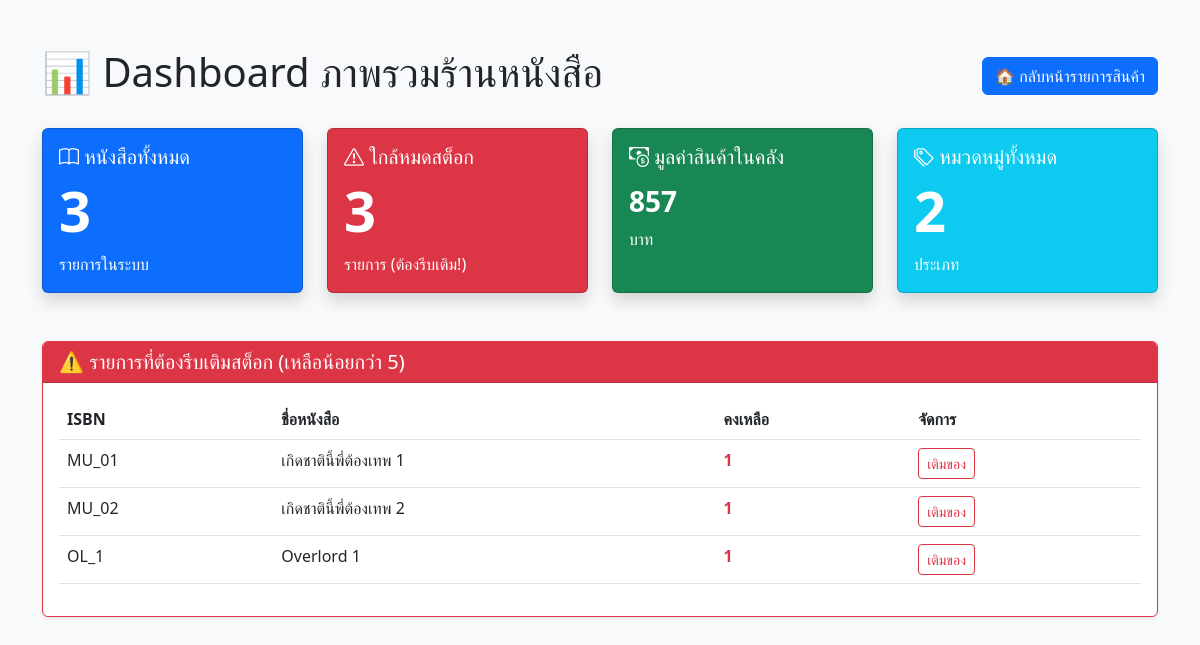
The app's page /dashboard.php (signed in) with its own data.
### tables this page shows
CREATE TABLE `books` (
  `id` int(11) NOT NULL,
  `isbn` varchar(20) NOT NULL,
  `title` varchar(255) NOT NULL,
  `author` varchar(255) DEFAULT NULL,
  `price` decimal(10,2) DEFAULT 0.00,
  `stock` int(11) DEFAULT 0,
  `image` varchar(255) DEFAULT NULL,
  `created_at` timestamp NOT NULL DEFAULT current_timestamp(),
  `category_id` int(11) DEFAULT NULL
);

### dashboard.php (the view, shortened to what this page needs)
<?php
require_once 'db_connect.php';
$sql_count = "SELECT COUNT(*) as total FROM books";
$res_count = $conn->query($sql_count);
$row_count = $res_count->fetch_assoc();
$total_books = $row_count['total'];
$sql_value = "SELECT SUM(price * stock) as total_value FROM books";
$res_value = $conn->query($sql_value);
$row_value = $res_value->fetch_assoc();
$total_value = $row_value['total_value'];
$sql_low = "SELECT COUNT(*) as low_stock FROM books WHERE stock < 5";
$res_low = $conn->query($sql_low);
$row_low = $res_low->fetch_assoc();
$low_stock = $row_low['low_stock'];
$sql_cat = "SELECT COUNT(*) as total_cat FROM categories";
$res_cat = $conn->query($sql_cat);
$row_cat = $res_cat->fetch_assoc();
$total_cat = $row_cat['total_cat'];
?>
<!DOCTYPE html>
<html lang="th">
<head>
    <link href="https://cdn.jsdelivr.net/npm/bootstrap@5.3.0/dist/css/bootstrap.min.css" rel="stylesheet">
    <link rel="stylesheet" href="https://cdn.jsdelivr.net/npm/bootstrap-icons@1.11.0/font/bootstrap-icons.css">
</head>
<body class="bg-light">
    <div class="container mt-5">
        <div class="d-flex justify-content-between align-items-center mb-4">
            <h1>📊 Dashboard ภาพรวมร้านหนังสือ</h1>
            <a href="index.php" class="btn btn-primary">🏠 กลับหน้ารายการสินค้า</a>
        </div>
        <div class="row g-4">
            <div class="col-md-3">
                <div class="card text-white bg-primary h-100 shadow">
                    <div class="card-body">
                        <h5 class="card-title"><i class="bi bi-book"></i> หนังสือทั้งหมด</h5>
                        <h2 class="display-4 fw-bold"><?php echo $total_books; ?></h2>
                        <p class="card-text">รายการในระบบ</p>
                    </div>
                </div>
            </div>
            <div class="col-md-3">
                <div class="card text-white bg-danger h-100 shadow">
                    <div class="card-body">
                        <h5 class="card-title"><i class="bi bi-exclamation-triangle"></i> ใกล้หมดสต็อก</h5>
                        <h2 class="display-4 fw-bold"><?php echo $low_stock; ?></h2>
                        <p class="card-text">รายการ (ต้องรีบเติม!)</p>
                    </div>
                </div>
            </div>
            <div class="col-md-3">
                <div class="card text-white bg-success h-100 shadow">
                    <div class="card-body">
                        <h5 class="card-title"><i class="bi bi-cash-coin"></i> มูลค่าสินค้าในคลัง</h5>
                        <h3 class="fw-bold mt-3"><?php echo number_format($total_value); ?></h3>
                        <p class="card-text">บาท</p>
                    </div>
                </div>
            </div>
            <div class="col-md-3">
                <div class="card text-white bg-info h-100 shadow">
                    <div class="card-body">
                        <h5 class="card-title"><i class="bi bi-tags"></i> หมวดหมู่ทั้งหมด</h5>
                        <h2 class="display-4 fw-bold"><?php echo $total_cat; ?></h2>
                        <p class="card-text">ประเภท</p>
                    </div>
                </div>
            </div>
        </div>
        <?php if($low_stock > 0): ?>
        <div class="card mt-5 border-danger shadow-sm">
            <div class="card-header bg-danger text-white">
                <h5 class="mb-0">⚠️ รายการที่ต้องรีบเติมสต็อก (เหลือน้อยกว่า 5)</h5>
            </div>
            <div class="card-body">
                <table class="table table-hover">
                    <thead>
                        <tr>
                            <th>ISBN</th>
                            <th>ชื่อหนังสือ</th>
                            <th>คงเหลือ</th>
                            <th>จัดการ</th>
                        </tr>
                    </thead>
                    <tbody>
                        <?php
                        $sql_alert = "SELECT * FROM books WHERE stock < 5 ORDER BY stock ASC";
                        $res_alert = $conn->query($sql_alert);
                        while($row = $res_alert->fetch_assoc()):
                        ?>
                        <tr>
                            <td><?php echo $row['isbn']; ?></td>
                            <td><?php echo $row['title']; ?></td>
                            <td class="text-danger fw-bold"><?php echo $row['stock']; ?></td>
                            <td>
                                <a href="edit.php?id=<?php echo $row['id']; ?>" class="btn btn-sm btn-outline-danger">เติมของ</a>
                            </td>
                        </tr>
                        <?php endwhile; ?>
                    </tbody>
                </table>
            </div>
        </div>
        <?php endif; ?>
    </div>
</body>
</html>

### records on screen
books: isbn "MU_01", title "เกิดชาตินี้พี่ต้องเทพ 1", stock "1"
books: isbn "MU_02", title "เกิดชาตินี้พี่ต้องเทพ 2", stock "1"
books: isbn "OL_1", title "Overlord 1", stock "1"

### other values on screen
$total_books "3"
$low_stock "3"
$total_value "857"
$total_cat "2"
